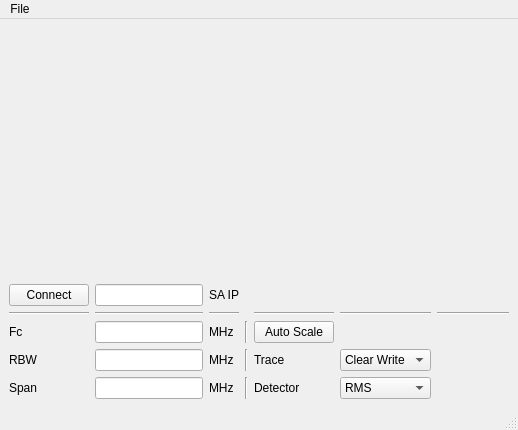
<?xml version="1.0" encoding="UTF-8"?>
<ui version="4.0">
 <class>MainWindow</class>
 <widget class="QMainWindow" name="MainWindow">
  <property name="geometry">
   <rect>
    <x>0</x>
    <y>0</y>
    <width>506</width>
    <height>363</height>
   </rect>
  </property>
  <property name="windowTitle">
   <string>MainWindow</string>
  </property>
  <widget class="QWidget" name="centralwidget">
   <layout class="QGridLayout" name="gridLayout_2">
    <item row="0" column="0">
     <layout class="QVBoxLayout" name="verticalLayout">
      <item>
       <widget class="QWidget" name="widget" native="true">
        <property name="sizePolicy">
         <sizepolicy hsizetype="MinimumExpanding" vsizetype="MinimumExpanding">
          <horstretch>0</horstretch>
          <verstretch>0</verstretch>
         </sizepolicy>
        </property>
        <property name="minimumSize">
         <size>
          <width>500</width>
          <height>250</height>
         </size>
        </property>
       </widget>
      </item>
      <item>
       <layout class="QGridLayout" name="gridLayout">
        <item row="0" column="0">
         <widget class="QPushButton" name="pushButton_2">
          <property name="sizePolicy">
           <sizepolicy hsizetype="MinimumExpanding" vsizetype="Fixed">
            <horstretch>0</horstretch>
            <verstretch>0</verstretch>
           </sizepolicy>
          </property>
          <property name="text">
           <string>Connect</string>
          </property>
          <property name="checkable">
           <bool>true</bool>
          </property>
         </widget>
        </item>
        <item row="2" column="6">
         <spacer name="horizontalSpacer_2">
          <property name="orientation">
           <enum>Qt::Horizontal</enum>
          </property>
          <property name="sizeHint" stdset="0">
           <size>
            <width>40</width>
            <height>20</height>
           </size>
          </property>
         </spacer>
        </item>
        <item row="0" column="2">
         <widget class="QLabel" name="label_9">
          <property name="text">
           <string>SA IP</string>
          </property>
         </widget>
        </item>
        <item row="3" column="2">
         <widget class="QLabel" name="label_5">
          <property name="text">
           <string>MHz</string>
          </property>
         </widget>
        </item>
        <item row="4" column="2">
         <widget class="QLabel" name="label_6">
          <property name="text">
           <string>MHz</string>
          </property>
         </widget>
        </item>
        <item row="4" column="0">
         <widget class="QLabel" name="label_3">
          <property name="text">
           <string>Span</string>
          </property>
         </widget>
        </item>
        <item row="2" column="4">
         <widget class="QPushButton" name="pushButton">
          <property name="sizePolicy">
           <sizepolicy hsizetype="MinimumExpanding" vsizetype="Preferred">
            <horstretch>0</horstretch>
            <verstretch>0</verstretch>
           </sizepolicy>
          </property>
          <property name="text">
           <string>Auto Scale</string>
          </property>
         </widget>
        </item>
        <item row="1" column="0">
         <widget class="Line" name="line_4">
          <property name="orientation">
           <enum>Qt::Horizontal</enum>
          </property>
         </widget>
        </item>
        <item row="1" column="1">
         <widget class="Line" name="line_5">
          <property name="orientation">
           <enum>Qt::Horizontal</enum>
          </property>
         </widget>
        </item>
        <item row="4" column="3">
         <widget class="Line" name="line_3">
          <property name="orientation">
           <enum>Qt::Vertical</enum>
          </property>
         </widget>
        </item>
        <item row="3" column="3">
         <widget class="Line" name="line_2">
          <property name="orientation">
           <enum>Qt::Vertical</enum>
          </property>
         </widget>
        </item>
        <item row="2" column="3">
         <widget class="Line" name="line">
          <property name="orientation">
           <enum>Qt::Vertical</enum>
          </property>
         </widget>
        </item>
        <item row="2" column="1">
         <widget class="QLineEdit" name="lineEdit"/>
        </item>
        <item row="2" column="0">
         <widget class="QLabel" name="label">
          <property name="text">
           <string>Fc</string>
          </property>
         </widget>
        </item>
        <item row="4" column="1">
         <widget class="QLineEdit" name="lineEdit_3"/>
        </item>
        <item row="2" column="2">
         <widget class="QLabel" name="label_4">
          <property name="text">
           <string>MHz</string>
          </property>
         </widget>
        </item>
        <item row="3" column="4">
         <widget class="QLabel" name="label_7">
          <property name="text">
           <string>Trace</string>
          </property>
         </widget>
        </item>
        <item row="4" column="5">
         <widget class="QComboBox" name="comboBox_2">
          <item>
           <property name="text">
            <string>RMS</string>
           </property>
          </item>
          <item>
           <property name="text">
            <string>Normal</string>
           </property>
          </item>
          <item>
           <property name="text">
            <string>Sample</string>
           </property>
          </item>
         </widget>
        </item>
        <item row="4" column="4">
         <widget class="QLabel" name="label_8">
          <property name="text">
           <string>Detector</string>
          </property>
         </widget>
        </item>
        <item row="3" column="5">
         <widget class="QComboBox" name="comboBox">
          <item>
           <property name="text">
            <string>Clear Write</string>
           </property>
          </item>
          <item>
           <property name="text">
            <string>Average</string>
           </property>
          </item>
          <item>
           <property name="text">
            <string>Max</string>
           </property>
          </item>
          <item>
           <property name="text">
            <string>Min</string>
           </property>
          </item>
         </widget>
        </item>
        <item row="0" column="1">
         <widget class="QLineEdit" name="lineEdit_4"/>
        </item>
        <item row="3" column="0">
         <widget class="QLabel" name="label_2">
          <property name="text">
           <string>RBW</string>
          </property>
         </widget>
        </item>
        <item row="3" column="1">
         <widget class="QLineEdit" name="lineEdit_2"/>
        </item>
        <item row="1" column="2">
         <widget class="Line" name="line_6">
          <property name="orientation">
           <enum>Qt::Horizontal</enum>
          </property>
         </widget>
        </item>
        <item row="1" column="5">
         <widget class="Line" name="line_8">
          <property name="orientation">
           <enum>Qt::Horizontal</enum>
          </property>
         </widget>
        </item>
        <item row="1" column="4">
         <widget class="Line" name="line_7">
          <property name="orientation">
           <enum>Qt::Horizontal</enum>
          </property>
         </widget>
        </item>
        <item row="1" column="6">
         <widget class="Line" name="line_9">
          <property name="orientation">
           <enum>Qt::Horizontal</enum>
          </property>
         </widget>
        </item>
       </layout>
      </item>
     </layout>
    </item>
   </layout>
  </widget>
  <widget class="QMenuBar" name="menubar">
   <property name="geometry">
    <rect>
     <x>0</x>
     <y>0</y>
     <width>506</width>
     <height>21</height>
    </rect>
   </property>
   <widget class="QMenu" name="menuFile">
    <property name="title">
     <string>File</string>
    </property>
    <addaction name="actionSave"/>
    <addaction name="actionLoad"/>
   </widget>
   <addaction name="menuFile"/>
  </widget>
  <widget class="QStatusBar" name="statusbar"/>
  <action name="actionSave">
   <property name="text">
    <string>Save</string>
   </property>
   <property name="shortcut">
    <string>Ctrl+S</string>
   </property>
  </action>
  <action name="actionLoad">
   <property name="text">
    <string>Load</string>
   </property>
   <property name="shortcut">
    <string>Ctrl+L</string>
   </property>
  </action>
 </widget>
 <resources/>
 <connections/>
</ui>
